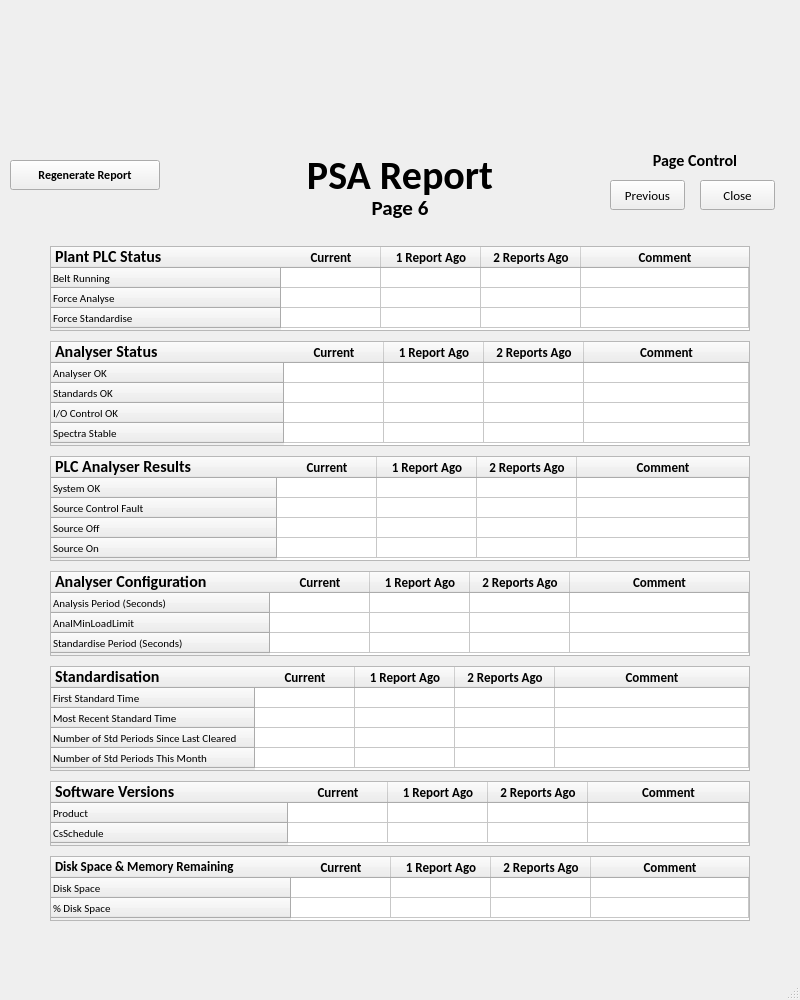
<?xml version="1.0" encoding="UTF-8"?>
<ui version="4.0">
 <author>Linton Ritchie - Scantech (C) 2022</author>
 <class>PSAPage6</class>
 <widget class="QMainWindow" name="PSAPage6">
  <property name="geometry">
   <rect>
    <x>0</x>
    <y>0</y>
    <width>800</width>
    <height>1000</height>
   </rect>
  </property>
  <property name="sizePolicy">
   <sizepolicy hsizetype="Fixed" vsizetype="Preferred">
    <horstretch>0</horstretch>
    <verstretch>0</verstretch>
   </sizepolicy>
  </property>
  <property name="windowTitle">
   <string>PSA Report Page 6</string>
  </property>
  <property name="statusTip">
   <string/>
  </property>
  <widget class="QWidget" name="centralwidget">
   <widget class="QLabel" name="label">
    <property name="geometry">
     <rect>
      <x>0</x>
      <y>0</y>
      <width>800</width>
      <height>150</height>
     </rect>
    </property>
    <property name="text">
     <string/>
    </property>
    <property name="pixmap">
     <pixmap resource="PSAReportResources.qrc">:/Resources/ScantechReportHeader.png</pixmap>
    </property>
    <property name="scaledContents">
     <bool>true</bool>
    </property>
   </widget>
   <widget class="QLabel" name="psa_report_title">
    <property name="geometry">
     <rect>
      <x>300</x>
      <y>150</y>
      <width>200</width>
      <height>50</height>
     </rect>
    </property>
    <property name="font">
     <font>
      <family>Calibri</family>
      <pointsize>30</pointsize>
      <weight>75</weight>
      <bold>true</bold>
     </font>
    </property>
    <property name="text">
     <string>PSA Report</string>
    </property>
    <property name="alignment">
     <set>Qt::AlignCenter</set>
    </property>
   </widget>
   <widget class="QPushButton" name="ClosePage">
    <property name="geometry">
     <rect>
      <x>700</x>
      <y>180</y>
      <width>75</width>
      <height>30</height>
     </rect>
    </property>
    <property name="font">
     <font>
      <family>Calibri</family>
      <pointsize>10</pointsize>
     </font>
    </property>
    <property name="text">
     <string>Close</string>
    </property>
   </widget>
   <widget class="QPushButton" name="Regenerate">
    <property name="geometry">
     <rect>
      <x>10</x>
      <y>160</y>
      <width>150</width>
      <height>30</height>
     </rect>
    </property>
    <property name="font">
     <font>
      <family>Calibri</family>
      <weight>75</weight>
      <bold>true</bold>
     </font>
    </property>
    <property name="text">
     <string>Regenerate Report</string>
    </property>
   </widget>
   <widget class="QLabel" name="psa_report_title_2">
    <property name="geometry">
     <rect>
      <x>350</x>
      <y>195</y>
      <width>100</width>
      <height>25</height>
     </rect>
    </property>
    <property name="font">
     <font>
      <family>Calibri</family>
      <pointsize>16</pointsize>
      <weight>75</weight>
      <bold>true</bold>
     </font>
    </property>
    <property name="text">
     <string>Page 6</string>
    </property>
    <property name="alignment">
     <set>Qt::AlignCenter</set>
    </property>
   </widget>
   <widget class="QPushButton" name="PreviousPage">
    <property name="geometry">
     <rect>
      <x>610</x>
      <y>180</y>
      <width>75</width>
      <height>30</height>
     </rect>
    </property>
    <property name="font">
     <font>
      <family>Calibri</family>
      <pointsize>10</pointsize>
     </font>
    </property>
    <property name="text">
     <string>Previous</string>
    </property>
   </widget>
   <widget class="QLabel" name="label_2">
    <property name="geometry">
     <rect>
      <x>645</x>
      <y>150</y>
      <width>100</width>
      <height>20</height>
     </rect>
    </property>
    <property name="font">
     <font>
      <family>Calibri</family>
      <pointsize>12</pointsize>
      <weight>75</weight>
      <bold>true</bold>
     </font>
    </property>
    <property name="frameShape">
     <enum>QFrame::NoFrame</enum>
    </property>
    <property name="text">
     <string>Page Control</string>
    </property>
    <property name="alignment">
     <set>Qt::AlignCenter</set>
    </property>
   </widget>
   <widget class="QTableWidget" name="PlantPLCTable">
    <property name="geometry">
     <rect>
      <x>50</x>
      <y>246</y>
      <width>700</width>
      <height>85</height>
     </rect>
    </property>
    <property name="font">
     <font>
      <family>Calibri</family>
      <pointsize>8</pointsize>
     </font>
    </property>
    <property name="verticalScrollBarPolicy">
     <enum>Qt::ScrollBarAlwaysOff</enum>
    </property>
    <property name="horizontalScrollBarPolicy">
     <enum>Qt::ScrollBarAlwaysOff</enum>
    </property>
    <attribute name="horizontalHeaderCascadingSectionResizes">
     <bool>false</bool>
    </attribute>
    <attribute name="horizontalHeaderShowSortIndicator" stdset="0">
     <bool>false</bool>
    </attribute>
    <attribute name="horizontalHeaderStretchLastSection">
     <bool>true</bool>
    </attribute>
    <attribute name="verticalHeaderDefaultSectionSize">
     <number>20</number>
    </attribute>
    <attribute name="verticalHeaderMinimumSectionSize">
     <number>20</number>
    </attribute>
    <attribute name="verticalHeaderStretchLastSection">
     <bool>false</bool>
    </attribute>
    <row>
     <property name="text">
      <string>Belt Running</string>
     </property>
    </row>
    <row>
     <property name="text">
      <string>Force Analyse</string>
     </property>
    </row>
    <row>
     <property name="text">
      <string>Force Standardise                                                          </string>
     </property>
    </row>
    <column>
     <property name="text">
      <string>Current</string>
     </property>
     <property name="font">
      <font>
       <family>Calibri</family>
       <pointsize>10</pointsize>
       <weight>75</weight>
       <bold>true</bold>
      </font>
     </property>
    </column>
    <column>
     <property name="text">
      <string>1 Report Ago</string>
     </property>
     <property name="font">
      <font>
       <family>Calibri</family>
       <pointsize>10</pointsize>
       <weight>75</weight>
       <bold>true</bold>
      </font>
     </property>
    </column>
    <column>
     <property name="text">
      <string>2 Reports Ago</string>
     </property>
     <property name="font">
      <font>
       <family>Calibri</family>
       <pointsize>10</pointsize>
       <weight>75</weight>
       <bold>true</bold>
      </font>
     </property>
    </column>
    <column>
     <property name="text">
      <string>Comment</string>
     </property>
     <property name="font">
      <font>
       <family>Calibri</family>
       <pointsize>10</pointsize>
       <weight>75</weight>
       <bold>true</bold>
      </font>
     </property>
    </column>
   </widget>
   <widget class="QLabel" name="label_3">
    <property name="geometry">
     <rect>
      <x>50</x>
      <y>246</y>
      <width>150</width>
      <height>20</height>
     </rect>
    </property>
    <property name="font">
     <font>
      <family>Calibri</family>
      <pointsize>12</pointsize>
      <weight>75</weight>
      <bold>true</bold>
     </font>
    </property>
    <property name="text">
     <string>Plant PLC Status</string>
    </property>
    <property name="indent">
     <number>5</number>
    </property>
   </widget>
   <widget class="QLabel" name="label_4">
    <property name="geometry">
     <rect>
      <x>50</x>
      <y>341</y>
      <width>150</width>
      <height>20</height>
     </rect>
    </property>
    <property name="font">
     <font>
      <family>Calibri</family>
      <pointsize>12</pointsize>
      <weight>75</weight>
      <bold>true</bold>
     </font>
    </property>
    <property name="text">
     <string>Analyser Status</string>
    </property>
    <property name="indent">
     <number>5</number>
    </property>
   </widget>
   <widget class="QTableWidget" name="PlantPLCTable_2">
    <property name="geometry">
     <rect>
      <x>50</x>
      <y>341</y>
      <width>700</width>
      <height>105</height>
     </rect>
    </property>
    <property name="font">
     <font>
      <family>Calibri</family>
      <pointsize>8</pointsize>
     </font>
    </property>
    <property name="verticalScrollBarPolicy">
     <enum>Qt::ScrollBarAlwaysOff</enum>
    </property>
    <property name="horizontalScrollBarPolicy">
     <enum>Qt::ScrollBarAlwaysOff</enum>
    </property>
    <attribute name="horizontalHeaderStretchLastSection">
     <bool>true</bool>
    </attribute>
    <attribute name="verticalHeaderDefaultSectionSize">
     <number>20</number>
    </attribute>
    <attribute name="verticalHeaderMinimumSectionSize">
     <number>20</number>
    </attribute>
    <attribute name="verticalHeaderStretchLastSection">
     <bool>false</bool>
    </attribute>
    <row>
     <property name="text">
      <string>Analyser OK</string>
     </property>
    </row>
    <row>
     <property name="text">
      <string>Standards OK</string>
     </property>
    </row>
    <row>
     <property name="text">
      <string>I/O Control OK      </string>
     </property>
    </row>
    <row>
     <property name="text">
      <string>Spectra Stable                                                                  </string>
     </property>
    </row>
    <column>
     <property name="text">
      <string>Current</string>
     </property>
     <property name="font">
      <font>
       <family>Calibri</family>
       <pointsize>10</pointsize>
       <weight>75</weight>
       <bold>true</bold>
      </font>
     </property>
    </column>
    <column>
     <property name="text">
      <string>1 Report Ago</string>
     </property>
     <property name="font">
      <font>
       <family>Calibri</family>
       <pointsize>10</pointsize>
       <weight>75</weight>
       <bold>true</bold>
      </font>
     </property>
    </column>
    <column>
     <property name="text">
      <string>2 Reports Ago</string>
     </property>
     <property name="font">
      <font>
       <family>Calibri</family>
       <pointsize>10</pointsize>
       <weight>75</weight>
       <bold>true</bold>
      </font>
     </property>
    </column>
    <column>
     <property name="text">
      <string>Comment</string>
     </property>
     <property name="font">
      <font>
       <family>Calibri</family>
       <pointsize>10</pointsize>
       <weight>75</weight>
       <bold>true</bold>
      </font>
     </property>
    </column>
   </widget>
   <widget class="QLabel" name="label_5">
    <property name="geometry">
     <rect>
      <x>50</x>
      <y>456</y>
      <width>150</width>
      <height>20</height>
     </rect>
    </property>
    <property name="font">
     <font>
      <family>Calibri</family>
      <pointsize>12</pointsize>
      <weight>75</weight>
      <bold>true</bold>
     </font>
    </property>
    <property name="text">
     <string>PLC Analyser Results</string>
    </property>
    <property name="indent">
     <number>5</number>
    </property>
   </widget>
   <widget class="QTableWidget" name="PlantPLCTable_3">
    <property name="geometry">
     <rect>
      <x>50</x>
      <y>456</y>
      <width>700</width>
      <height>105</height>
     </rect>
    </property>
    <property name="font">
     <font>
      <family>Calibri</family>
      <pointsize>8</pointsize>
     </font>
    </property>
    <property name="verticalScrollBarPolicy">
     <enum>Qt::ScrollBarAlwaysOff</enum>
    </property>
    <property name="horizontalScrollBarPolicy">
     <enum>Qt::ScrollBarAlwaysOff</enum>
    </property>
    <attribute name="horizontalHeaderMinimumSectionSize">
     <number>35</number>
    </attribute>
    <attribute name="horizontalHeaderStretchLastSection">
     <bool>true</bool>
    </attribute>
    <attribute name="verticalHeaderDefaultSectionSize">
     <number>20</number>
    </attribute>
    <attribute name="verticalHeaderMinimumSectionSize">
     <number>20</number>
    </attribute>
    <attribute name="verticalHeaderStretchLastSection">
     <bool>false</bool>
    </attribute>
    <row>
     <property name="text">
      <string>System OK</string>
     </property>
    </row>
    <row>
     <property name="text">
      <string>Source Control Fault                                                    </string>
     </property>
    </row>
    <row>
     <property name="text">
      <string>Source Off</string>
     </property>
    </row>
    <row>
     <property name="text">
      <string>Source On</string>
     </property>
    </row>
    <column>
     <property name="text">
      <string>Current</string>
     </property>
     <property name="font">
      <font>
       <family>Calibri</family>
       <pointsize>10</pointsize>
       <weight>75</weight>
       <bold>true</bold>
      </font>
     </property>
    </column>
    <column>
     <property name="text">
      <string>1 Report Ago</string>
     </property>
     <property name="font">
      <font>
       <family>Calibri</family>
       <pointsize>10</pointsize>
       <weight>75</weight>
       <bold>true</bold>
      </font>
     </property>
    </column>
    <column>
     <property name="text">
      <string>2 Reports Ago</string>
     </property>
     <property name="font">
      <font>
       <family>Calibri</family>
       <pointsize>10</pointsize>
       <weight>75</weight>
       <bold>true</bold>
      </font>
     </property>
    </column>
    <column>
     <property name="text">
      <string>Comment</string>
     </property>
     <property name="font">
      <font>
       <family>Calibri</family>
       <pointsize>10</pointsize>
       <weight>75</weight>
       <bold>true</bold>
      </font>
     </property>
    </column>
   </widget>
   <widget class="QTableWidget" name="PlantPLCTable_4">
    <property name="geometry">
     <rect>
      <x>50</x>
      <y>571</y>
      <width>700</width>
      <height>85</height>
     </rect>
    </property>
    <property name="font">
     <font>
      <family>Calibri</family>
      <pointsize>8</pointsize>
     </font>
    </property>
    <property name="verticalScrollBarPolicy">
     <enum>Qt::ScrollBarAlwaysOff</enum>
    </property>
    <property name="horizontalScrollBarPolicy">
     <enum>Qt::ScrollBarAlwaysOff</enum>
    </property>
    <attribute name="horizontalHeaderStretchLastSection">
     <bool>true</bool>
    </attribute>
    <attribute name="verticalHeaderDefaultSectionSize">
     <number>20</number>
    </attribute>
    <attribute name="verticalHeaderMinimumSectionSize">
     <number>20</number>
    </attribute>
    <attribute name="verticalHeaderStretchLastSection">
     <bool>false</bool>
    </attribute>
    <row>
     <property name="text">
      <string>Analysis Period (Seconds)</string>
     </property>
    </row>
    <row>
     <property name="text">
      <string>AnalMinLoadLimit</string>
     </property>
    </row>
    <row>
     <property name="text">
      <string>Standardise Period (Seconds)                                 </string>
     </property>
    </row>
    <column>
     <property name="text">
      <string>Current</string>
     </property>
     <property name="font">
      <font>
       <family>Calibri</family>
       <pointsize>10</pointsize>
       <weight>75</weight>
       <bold>true</bold>
      </font>
     </property>
    </column>
    <column>
     <property name="text">
      <string>1 Report Ago</string>
     </property>
     <property name="font">
      <font>
       <family>Calibri</family>
       <pointsize>10</pointsize>
       <weight>75</weight>
       <bold>true</bold>
      </font>
     </property>
    </column>
    <column>
     <property name="text">
      <string>2 Reports Ago</string>
     </property>
     <property name="font">
      <font>
       <family>Calibri</family>
       <pointsize>10</pointsize>
       <weight>75</weight>
       <bold>true</bold>
      </font>
     </property>
    </column>
    <column>
     <property name="text">
      <string>Comment</string>
     </property>
     <property name="font">
      <font>
       <family>Calibri</family>
       <pointsize>10</pointsize>
       <weight>75</weight>
       <bold>true</bold>
      </font>
     </property>
    </column>
   </widget>
   <widget class="QLabel" name="label_6">
    <property name="geometry">
     <rect>
      <x>50</x>
      <y>571</y>
      <width>200</width>
      <height>20</height>
     </rect>
    </property>
    <property name="font">
     <font>
      <family>Calibri</family>
      <pointsize>12</pointsize>
      <weight>75</weight>
      <bold>true</bold>
     </font>
    </property>
    <property name="text">
     <string>Analyser Configuration</string>
    </property>
    <property name="indent">
     <number>5</number>
    </property>
   </widget>
   <widget class="QTableWidget" name="PlantPLCTable_5">
    <property name="geometry">
     <rect>
      <x>50</x>
      <y>666</y>
      <width>700</width>
      <height>105</height>
     </rect>
    </property>
    <property name="font">
     <font>
      <family>Calibri</family>
      <pointsize>8</pointsize>
     </font>
    </property>
    <property name="verticalScrollBarPolicy">
     <enum>Qt::ScrollBarAlwaysOff</enum>
    </property>
    <property name="horizontalScrollBarPolicy">
     <enum>Qt::ScrollBarAlwaysOff</enum>
    </property>
    <attribute name="horizontalHeaderMinimumSectionSize">
     <number>35</number>
    </attribute>
    <attribute name="horizontalHeaderStretchLastSection">
     <bool>true</bool>
    </attribute>
    <attribute name="verticalHeaderDefaultSectionSize">
     <number>20</number>
    </attribute>
    <attribute name="verticalHeaderMinimumSectionSize">
     <number>20</number>
    </attribute>
    <attribute name="verticalHeaderStretchLastSection">
     <bool>false</bool>
    </attribute>
    <row>
     <property name="text">
      <string>First Standard Time</string>
     </property>
    </row>
    <row>
     <property name="text">
      <string>Most Recent Standard Time</string>
     </property>
    </row>
    <row>
     <property name="text">
      <string>Number of Std Periods Since Last Cleared     </string>
     </property>
    </row>
    <row>
     <property name="text">
      <string>Number of Std Periods This Month</string>
     </property>
    </row>
    <column>
     <property name="text">
      <string>Current</string>
     </property>
     <property name="font">
      <font>
       <family>Calibri</family>
       <pointsize>10</pointsize>
       <weight>75</weight>
       <bold>true</bold>
      </font>
     </property>
    </column>
    <column>
     <property name="text">
      <string>1 Report Ago</string>
     </property>
     <property name="font">
      <font>
       <family>Calibri</family>
       <pointsize>10</pointsize>
       <weight>75</weight>
       <bold>true</bold>
      </font>
     </property>
    </column>
    <column>
     <property name="text">
      <string>2 Reports Ago</string>
     </property>
     <property name="font">
      <font>
       <family>Calibri</family>
       <pointsize>10</pointsize>
       <weight>75</weight>
       <bold>true</bold>
      </font>
     </property>
    </column>
    <column>
     <property name="text">
      <string>Comment</string>
     </property>
     <property name="font">
      <font>
       <family>Calibri</family>
       <pointsize>10</pointsize>
       <weight>75</weight>
       <bold>true</bold>
      </font>
     </property>
    </column>
   </widget>
   <widget class="QLabel" name="label_7">
    <property name="geometry">
     <rect>
      <x>50</x>
      <y>666</y>
      <width>150</width>
      <height>20</height>
     </rect>
    </property>
    <property name="font">
     <font>
      <family>Calibri</family>
      <pointsize>12</pointsize>
      <weight>75</weight>
      <bold>true</bold>
     </font>
    </property>
    <property name="text">
     <string>Standardisation</string>
    </property>
    <property name="indent">
     <number>5</number>
    </property>
   </widget>
   <widget class="QLabel" name="label_8">
    <property name="geometry">
     <rect>
      <x>50</x>
      <y>781</y>
      <width>150</width>
      <height>20</height>
     </rect>
    </property>
    <property name="font">
     <font>
      <family>Calibri</family>
      <pointsize>12</pointsize>
      <weight>75</weight>
      <bold>true</bold>
     </font>
    </property>
    <property name="text">
     <string>Software Versions</string>
    </property>
    <property name="indent">
     <number>5</number>
    </property>
   </widget>
   <widget class="QTableWidget" name="PlantPLCTable_6">
    <property name="geometry">
     <rect>
      <x>50</x>
      <y>781</y>
      <width>700</width>
      <height>65</height>
     </rect>
    </property>
    <property name="font">
     <font>
      <family>Calibri</family>
      <pointsize>8</pointsize>
     </font>
    </property>
    <property name="verticalScrollBarPolicy">
     <enum>Qt::ScrollBarAlwaysOff</enum>
    </property>
    <property name="horizontalScrollBarPolicy">
     <enum>Qt::ScrollBarAlwaysOff</enum>
    </property>
    <attribute name="horizontalHeaderStretchLastSection">
     <bool>true</bool>
    </attribute>
    <attribute name="verticalHeaderDefaultSectionSize">
     <number>20</number>
    </attribute>
    <attribute name="verticalHeaderMinimumSectionSize">
     <number>20</number>
    </attribute>
    <attribute name="verticalHeaderStretchLastSection">
     <bool>false</bool>
    </attribute>
    <row>
     <property name="text">
      <string>Product</string>
     </property>
    </row>
    <row>
     <property name="text">
      <string>CsSchedule                                                                         </string>
     </property>
    </row>
    <column>
     <property name="text">
      <string>Current</string>
     </property>
     <property name="font">
      <font>
       <family>Calibri</family>
       <pointsize>10</pointsize>
       <weight>75</weight>
       <bold>true</bold>
      </font>
     </property>
    </column>
    <column>
     <property name="text">
      <string>1 Report Ago</string>
     </property>
     <property name="font">
      <font>
       <family>Calibri</family>
       <pointsize>10</pointsize>
       <weight>75</weight>
       <bold>true</bold>
      </font>
     </property>
    </column>
    <column>
     <property name="text">
      <string>2 Reports Ago</string>
     </property>
     <property name="font">
      <font>
       <family>Calibri</family>
       <pointsize>10</pointsize>
       <weight>75</weight>
       <bold>true</bold>
      </font>
     </property>
    </column>
    <column>
     <property name="text">
      <string>Comment</string>
     </property>
     <property name="font">
      <font>
       <family>Calibri</family>
       <pointsize>10</pointsize>
       <weight>75</weight>
       <bold>true</bold>
      </font>
     </property>
    </column>
   </widget>
   <widget class="QTableWidget" name="PlantPLCTable_7">
    <property name="geometry">
     <rect>
      <x>50</x>
      <y>856</y>
      <width>700</width>
      <height>65</height>
     </rect>
    </property>
    <property name="font">
     <font>
      <family>Calibri</family>
      <pointsize>8</pointsize>
     </font>
    </property>
    <property name="verticalScrollBarPolicy">
     <enum>Qt::ScrollBarAlwaysOff</enum>
    </property>
    <property name="horizontalScrollBarPolicy">
     <enum>Qt::ScrollBarAlwaysOff</enum>
    </property>
    <attribute name="horizontalHeaderStretchLastSection">
     <bool>true</bool>
    </attribute>
    <attribute name="verticalHeaderDefaultSectionSize">
     <number>20</number>
    </attribute>
    <attribute name="verticalHeaderMinimumSectionSize">
     <number>20</number>
    </attribute>
    <attribute name="verticalHeaderStretchLastSection">
     <bool>false</bool>
    </attribute>
    <row>
     <property name="text">
      <string>Disk Space</string>
     </property>
    </row>
    <row>
     <property name="text">
      <string>% Disk Space                                                                       </string>
     </property>
    </row>
    <column>
     <property name="text">
      <string>Current</string>
     </property>
     <property name="font">
      <font>
       <family>Calibri</family>
       <pointsize>10</pointsize>
       <weight>75</weight>
       <bold>true</bold>
      </font>
     </property>
    </column>
    <column>
     <property name="text">
      <string>1 Report Ago</string>
     </property>
     <property name="font">
      <font>
       <family>Calibri</family>
       <pointsize>10</pointsize>
       <weight>75</weight>
       <bold>true</bold>
      </font>
     </property>
    </column>
    <column>
     <property name="text">
      <string>2 Reports Ago</string>
     </property>
     <property name="font">
      <font>
       <family>Calibri</family>
       <pointsize>10</pointsize>
       <weight>75</weight>
       <bold>true</bold>
      </font>
     </property>
    </column>
    <column>
     <property name="text">
      <string>Comment</string>
     </property>
     <property name="font">
      <font>
       <family>Calibri</family>
       <pointsize>10</pointsize>
       <weight>75</weight>
       <bold>true</bold>
      </font>
     </property>
    </column>
   </widget>
   <widget class="QLabel" name="label_9">
    <property name="geometry">
     <rect>
      <x>50</x>
      <y>856</y>
      <width>200</width>
      <height>20</height>
     </rect>
    </property>
    <property name="font">
     <font>
      <family>Calibri</family>
      <pointsize>10</pointsize>
      <weight>75</weight>
      <bold>true</bold>
     </font>
    </property>
    <property name="text">
     <string>Disk Space &amp; Memory Remaining</string>
    </property>
    <property name="indent">
     <number>5</number>
    </property>
   </widget>
   <zorder>label</zorder>
   <zorder>psa_report_title</zorder>
   <zorder>ClosePage</zorder>
   <zorder>Regenerate</zorder>
   <zorder>psa_report_title_2</zorder>
   <zorder>PreviousPage</zorder>
   <zorder>label_2</zorder>
   <zorder>PlantPLCTable</zorder>
   <zorder>label_3</zorder>
   <zorder>PlantPLCTable_3</zorder>
   <zorder>PlantPLCTable_4</zorder>
   <zorder>PlantPLCTable_5</zorder>
   <zorder>PlantPLCTable_6</zorder>
   <zorder>PlantPLCTable_2</zorder>
   <zorder>label_7</zorder>
   <zorder>label_4</zorder>
   <zorder>label_5</zorder>
   <zorder>label_6</zorder>
   <zorder>label_8</zorder>
   <zorder>PlantPLCTable_7</zorder>
   <zorder>label_9</zorder>
  </widget>
  <widget class="QMenuBar" name="menubar">
   <property name="geometry">
    <rect>
     <x>0</x>
     <y>0</y>
     <width>800</width>
     <height>21</height>
    </rect>
   </property>
  </widget>
  <widget class="QStatusBar" name="statusbar"/>
 </widget>
 <resources>
  <include location="PSAReportResources.qrc"/>
 </resources>
 <connections>
  <connection>
   <sender>ClosePage</sender>
   <signal>released()</signal>
   <receiver>PSAPage6</receiver>
   <slot>close()</slot>
   <hints>
    <hint type="sourcelabel">
     <x>757</x>
     <y>218</y>
    </hint>
    <hint type="destinationlabel">
     <x>700</x>
     <y>315</y>
    </hint>
   </hints>
  </connection>
 </connections>
</ui>
